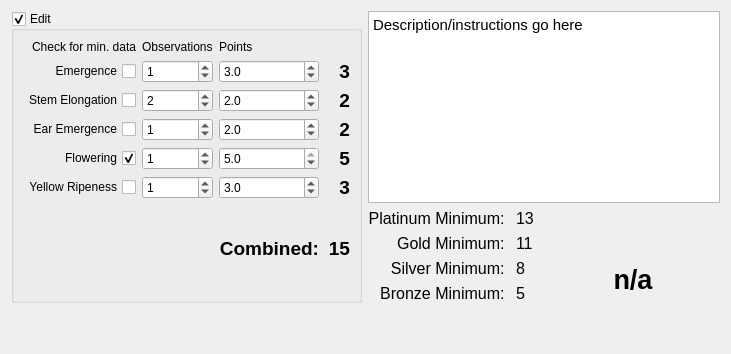
      <widget class="QWidget" name="tabPhenology">
       <attribute name="title">
        <string>Phenology</string>
       </attribute>
       <layout class="QGridLayout" name="gridLayout_22">
        <item row="0" column="0" rowspan="3">
         <widget class="QGroupBox" name="gbxPhenology">
          <property name="sizePolicy">
           <sizepolicy hsizetype="Preferred" vsizetype="Preferred">
            <horstretch>0</horstretch>
            <verstretch>0</verstretch>
           </sizepolicy>
          </property>
          <property name="title">
           <string>Edit</string>
          </property>
          <property name="checkable">
           <bool>true</bool>
          </property>
          <property name="checked">
           <bool>true</bool>
          </property>
          <layout class="QGridLayout" name="gridLayout_9">
           <item row="0" column="0">
            <widget class="QLabel" name="lblMgmtMinData_2">
             <property name="font">
              <font>
               <pointsize>9</pointsize>
              </font>
             </property>
             <property name="text">
              <string>Check for min. data</string>
             </property>
             <property name="alignment">
              <set>Qt::AlignRight|Qt::AlignTrailing|Qt::AlignVCenter</set>
             </property>
            </widget>
           </item>
           <item row="0" column="1">
            <widget class="QLabel" name="lblMgmtObservations_2">
             <property name="sizePolicy">
              <sizepolicy hsizetype="Preferred" vsizetype="Fixed">
               <horstretch>0</horstretch>
               <verstretch>0</verstretch>
              </sizepolicy>
             </property>
             <property name="font">
              <font>
               <pointsize>9</pointsize>
              </font>
             </property>
             <property name="text">
              <string>Observations</string>
             </property>
            </widget>
           </item>
           <item row="0" column="2">
            <widget class="QLabel" name="lblMgmtPoints_2">
             <property name="font">
              <font>
               <pointsize>9</pointsize>
              </font>
             </property>
             <property name="text">
              <string>Points</string>
             </property>
            </widget>
           </item>
           <item row="1" column="0">
            <widget class="QCheckBox" name="chbxEmergencePhenology">
             <property name="toolTip">
              <string>&lt;html&gt;&lt;head/&gt;&lt;body&gt;&lt;p&gt;Check if Minimum Data&lt;/p&gt;&lt;/body&gt;&lt;/html&gt;</string>
             </property>
             <property name="layoutDirection">
              <enum>Qt::RightToLeft</enum>
             </property>
             <property name="text">
              <string>Emergence</string>
             </property>
             <property name="tristate">
              <bool>false</bool>
             </property>
            </widget>
           </item>
           <item row="1" column="1">
            <widget class="QSpinBox" name="sbEmergenceObsPhenology">
             <property name="toolTip">
              <string>&lt;html&gt;&lt;head/&gt;&lt;body&gt;&lt;p&gt;Number of observations&lt;/p&gt;&lt;/body&gt;&lt;/html&gt;</string>
             </property>
             <property name="value">
              <number>1</number>
             </property>
            </widget>
           </item>
           <item row="1" column="2">
            <widget class="QDoubleSpinBox" name="dsbEmergenceWeightPhenology">
             <property name="decimals">
              <number>1</number>
             </property>
             <property name="maximum">
              <double>5.000000000000000</double>
             </property>
             <property name="singleStep">
              <double>0.500000000000000</double>
             </property>
             <property name="value">
              <double>3.000000000000000</double>
             </property>
            </widget>
           </item>
           <item row="1" column="3">
            <widget class="QLabel" name="lblEmergenceRatingPhenology">
             <property name="minimumSize">
              <size>
               <width>25</width>
               <height>0</height>
              </size>
             </property>
             <property name="font">
              <font>
               <pointsize>14</pointsize>
               <weight>75</weight>
               <bold>true</bold>
              </font>
             </property>
             <property name="text">
              <string>3</string>
             </property>
             <property name="alignment">
              <set>Qt::AlignRight|Qt::AlignTrailing|Qt::AlignVCenter</set>
             </property>
            </widget>
           </item>
           <item row="2" column="0">
            <widget class="QCheckBox" name="chbxStemElongationPhenology">
             <property name="toolTip">
              <string>&lt;html&gt;&lt;head/&gt;&lt;body&gt;&lt;p&gt;Check if Minimum Data&lt;/p&gt;&lt;/body&gt;&lt;/html&gt;</string>
             </property>
             <property name="layoutDirection">
              <enum>Qt::RightToLeft</enum>
             </property>
             <property name="text">
              <string>Stem Elongation</string>
             </property>
            </widget>
           </item>
           <item row="2" column="1">
            <widget class="QSpinBox" name="sbStemElongationObsPhenology">
             <property name="toolTip">
              <string>&lt;html&gt;&lt;head/&gt;&lt;body&gt;&lt;p&gt;Number of observations&lt;/p&gt;&lt;/body&gt;&lt;/html&gt;</string>
             </property>
             <property name="value">
              <number>2</number>
             </property>
            </widget>
           </item>
           <item row="2" column="2">
            <widget class="QDoubleSpinBox" name="dsbStemElongationWeightPhenology">
             <property name="decimals">
              <number>1</number>
             </property>
             <property name="maximum">
              <double>5.000000000000000</double>
             </property>
             <property name="singleStep">
              <double>0.500000000000000</double>
             </property>
             <property name="value">
              <double>2.000000000000000</double>
             </property>
            </widget>
           </item>
           <item row="2" column="3">
            <widget class="QLabel" name="lblStemElongationRatingPhenology">
             <property name="minimumSize">
              <size>
               <width>25</width>
               <height>0</height>
              </size>
             </property>
             <property name="font">
              <font>
               <pointsize>14</pointsize>
               <weight>75</weight>
               <bold>true</bold>
              </font>
             </property>
             <property name="text">
              <string>2</string>
             </property>
             <property name="alignment">
              <set>Qt::AlignRight|Qt::AlignTrailing|Qt::AlignVCenter</set>
             </property>
            </widget>
           </item>
           <item row="3" column="0">
            <widget class="QCheckBox" name="chbxEarEmergencePhenology">
             <property name="toolTip">
              <string>&lt;html&gt;&lt;head/&gt;&lt;body&gt;&lt;p&gt;Check if Minimum Data&lt;/p&gt;&lt;/body&gt;&lt;/html&gt;</string>
             </property>
             <property name="layoutDirection">
              <enum>Qt::RightToLeft</enum>
             </property>
             <property name="text">
              <string>Ear Emergence</string>
             </property>
            </widget>
           </item>
           <item row="3" column="1">
            <widget class="QSpinBox" name="sbEarEmergenceObsPhenology">
             <property name="toolTip">
              <string>&lt;html&gt;&lt;head/&gt;&lt;body&gt;&lt;p&gt;Number of observations&lt;/p&gt;&lt;/body&gt;&lt;/html&gt;</string>
             </property>
             <property name="value">
              <number>1</number>
             </property>
            </widget>
           </item>
           <item row="3" column="2">
            <widget class="QDoubleSpinBox" name="dsbEarEmergenceWeightPhenology">
             <property name="decimals">
              <number>1</number>
             </property>
             <property name="maximum">
              <double>5.000000000000000</double>
             </property>
             <property name="singleStep">
              <double>0.500000000000000</double>
             </property>
             <property name="value">
              <double>2.000000000000000</double>
             </property>
            </widget>
           </item>
           <item row="3" column="3">
            <widget class="QLabel" name="lblEarEmergenceRatingPhenology">
             <property name="minimumSize">
              <size>
               <width>25</width>
               <height>0</height>
              </size>
             </property>
             <property name="font">
              <font>
               <pointsize>14</pointsize>
               <weight>75</weight>
               <bold>true</bold>
              </font>
             </property>
             <property name="text">
              <string>2</string>
             </property>
             <property name="alignment">
              <set>Qt::AlignRight|Qt::AlignTrailing|Qt::AlignVCenter</set>
             </property>
            </widget>
           </item>
           <item row="4" column="0">
            <widget class="QCheckBox" name="chbxFloweringPhenology">
             <property name="toolTip">
              <string>&lt;html&gt;&lt;head/&gt;&lt;body&gt;&lt;p&gt;Check if Minimum Data&lt;/p&gt;&lt;/body&gt;&lt;/html&gt;</string>
             </property>
             <property name="layoutDirection">
              <enum>Qt::RightToLeft</enum>
             </property>
             <property name="text">
              <string>Flowering</string>
             </property>
             <property name="checked">
              <bool>true</bool>
             </property>
            </widget>
           </item>
           <item row="4" column="1">
            <widget class="QSpinBox" name="sbFloweringObsPhenology">
             <property name="toolTip">
              <string>&lt;html&gt;&lt;head/&gt;&lt;body&gt;&lt;p&gt;Number of observations&lt;/p&gt;&lt;/body&gt;&lt;/html&gt;</string>
             </property>
             <property name="value">
              <number>1</number>
             </property>
            </widget>
           </item>
           <item row="4" column="2">
            <widget class="QDoubleSpinBox" name="dsbFloweringWeightPhenology">
             <property name="decimals">
              <number>1</number>
             </property>
             <property name="maximum">
              <double>5.000000000000000</double>
             </property>
             <property name="singleStep">
              <double>0.500000000000000</double>
             </property>
             <property name="value">
              <double>5.000000000000000</double>
             </property>
            </widget>
           </item>
           <item row="4" column="3">
            <widget class="QLabel" name="lblFloweringRatingPhenology">
             <property name="minimumSize">
              <size>
               <width>25</width>
               <height>0</height>
              </size>
             </property>
             <property name="font">
              <font>
               <pointsize>14</pointsize>
               <weight>75</weight>
               <bold>true</bold>
              </font>
             </property>
             <property name="text">
              <string>5</string>
             </property>
             <property name="alignment">
              <set>Qt::AlignRight|Qt::AlignTrailing|Qt::AlignVCenter</set>
             </property>
            </widget>
           </item>
           <item row="5" column="0">
            <widget class="QCheckBox" name="chbxYellowRipenessPhenology">
             <property name="toolTip">
              <string>&lt;html&gt;&lt;head/&gt;&lt;body&gt;&lt;p&gt;Check if Minimum Data&lt;/p&gt;&lt;/body&gt;&lt;/html&gt;</string>
             </property>
             <property name="layoutDirection">
              <enum>Qt::RightToLeft</enum>
             </property>
             <property name="text">
              <string>Yellow Ripeness</string>
             </property>
            </widget>
           </item>
           <item row="5" column="1">
            <widget class="QSpinBox" name="sbYellowRipenessObsPhenology">
             <property name="toolTip">
              <string>&lt;html&gt;&lt;head/&gt;&lt;body&gt;&lt;p&gt;Number of observations&lt;/p&gt;&lt;/body&gt;&lt;/html&gt;</string>
             </property>
             <property name="value">
              <number>1</number>
             </property>
            </widget>
           </item>
           <item row="5" column="2">
            <widget class="QDoubleSpinBox" name="dsbYellowRipenessWeightPhenology">
             <property name="decimals">
              <number>1</number>
             </property>
             <property name="maximum">
              <double>5.000000000000000</double>
             </property>
             <property name="singleStep">
              <double>0.500000000000000</double>
             </property>
             <property name="value">
              <double>3.000000000000000</double>
             </property>
            </widget>
           </item>
           <item row="5" column="3">
            <widget class="QLabel" name="lblYellowRipenessRatingPhenology">
             <property name="minimumSize">
              <size>
               <width>25</width>
               <height>0</height>
              </size>
             </property>
             <property name="font">
              <font>
               <pointsize>14</pointsize>
               <weight>75</weight>
               <bold>true</bold>
              </font>
             </property>
             <property name="text">
              <string>3</string>
             </property>
             <property name="alignment">
              <set>Qt::AlignRight|Qt::AlignTrailing|Qt::AlignVCenter</set>
             </property>
            </widget>
           </item>
           <item row="6" column="2">
            <widget class="QLabel" name="lblCombinedPhenology">
             <property name="font">
              <font>
               <pointsize>14</pointsize>
               <weight>75</weight>
               <bold>true</bold>
              </font>
             </property>
             <property name="text">
              <string>Combined:</string>
             </property>
             <property name="alignment">
              <set>Qt::AlignRight|Qt::AlignTrailing|Qt::AlignVCenter</set>
             </property>
            </widget>
           </item>
           <item row="6" column="3">
            <widget class="QLabel" name="lblCombinedTotalPhenology">
             <property name="minimumSize">
              <size>
               <width>25</width>
               <height>0</height>
              </size>
             </property>
             <property name="font">
              <font>
               <pointsize>14</pointsize>
               <weight>75</weight>
               <bold>true</bold>
              </font>
             </property>
             <property name="text">
              <string>15</string>
             </property>
             <property name="alignment">
              <set>Qt::AlignRight|Qt::AlignTrailing|Qt::AlignVCenter</set>
             </property>
            </widget>
           </item>
          </layout>
         </widget>
        </item>
        <item row="0" column="1" colspan="4">
         <widget class="QTextBrowser" name="txbrPhenology">
          <property name="html">
           <string>&lt;!DOCTYPE HTML PUBLIC &quot;-//W3C//DTD HTML 4.0//EN&quot; &quot;http://www.w3.org/TR/REC-html40/strict.dtd&quot;&gt;
&lt;html&gt;&lt;head&gt;&lt;meta name=&quot;qrichtext&quot; content=&quot;1&quot; /&gt;&lt;style type=&quot;text/css&quot;&gt;
p, li { white-space: pre-wrap; }
&lt;/style&gt;&lt;/head&gt;&lt;body style=&quot; font-family:'.Lucida Grande UI'; font-size:11pt; font-weight:400; font-style:normal;&quot;&gt;
&lt;p style=&quot; margin-top:0px; margin-bottom:0px; margin-left:0px; margin-right:0px; -qt-block-indent:0; text-indent:0px;&quot;&gt;Description/instructions go here&lt;/p&gt;&lt;/body&gt;&lt;/html&gt;</string>
          </property>
         </widget>
        </item>
        <item row="1" column="1" rowspan="2">
         <layout class="QGridLayout" name="gridLayoutPhenologyRankLevels">
          <item row="0" column="0">
           <widget class="QLabel" name="lblPhenologyPlatinumMin">
            <property name="font">
             <font>
              <pointsize>12</pointsize>
             </font>
            </property>
            <property name="text">
             <string>Platinum Minimum: </string>
            </property>
            <property name="alignment">
             <set>Qt::AlignRight|Qt::AlignTrailing|Qt::AlignVCenter</set>
            </property>
            <property name="margin">
             <number>0</number>
            </property>
            <property name="indent">
             <number>0</number>
            </property>
           </widget>
          </item>
          <item row="0" column="1">
           <widget class="QLabel" name="lblPhenologyPlatinumMinVal">
            <property name="minimumSize">
             <size>
              <width>25</width>
              <height>0</height>
             </size>
            </property>
            <property name="font">
             <font>
              <pointsize>12</pointsize>
             </font>
            </property>
            <property name="text">
             <string>13</string>
            </property>
            <property name="alignment">
             <set>Qt::AlignLeading|Qt::AlignLeft|Qt::AlignVCenter</set>
            </property>
            <property name="margin">
             <number>-1</number>
            </property>
            <property name="indent">
             <number>1</number>
            </property>
           </widget>
          </item>
          <item row="1" column="0">
           <widget class="QLabel" name="lblPhenologyGoldMin">
            <property name="font">
             <font>
              <pointsize>12</pointsize>
             </font>
            </property>
            <property name="text">
             <string>Gold Minimum: </string>
            </property>
            <property name="alignment">
             <set>Qt::AlignRight|Qt::AlignTrailing|Qt::AlignVCenter</set>
            </property>
            <property name="margin">
             <number>0</number>
            </property>
            <property name="indent">
             <number>0</number>
            </property>
           </widget>
          </item>
          <item row="1" column="1">
           <widget class="QLabel" name="lblPhenologyGoldMinVal">
            <property name="minimumSize">
             <size>
              <width>25</width>
              <height>0</height>
             </size>
            </property>
            <property name="font">
             <font>
              <pointsize>12</pointsize>
             </font>
            </property>
            <property name="text">
             <string>11</string>
            </property>
            <property name="alignment">
             <set>Qt::AlignLeading|Qt::AlignLeft|Qt::AlignVCenter</set>
            </property>
            <property name="margin">
             <number>-1</number>
            </property>
            <property name="indent">
             <number>1</number>
            </property>
           </widget>
          </item>
          <item row="2" column="0">
           <widget class="QLabel" name="lblPhenologySilverMin">
            <property name="font">
             <font>
              <pointsize>12</pointsize>
             </font>
            </property>
            <property name="text">
             <string>Silver Minimum: </string>
            </property>
            <property name="alignment">
             <set>Qt::AlignRight|Qt::AlignTrailing|Qt::AlignVCenter</set>
            </property>
            <property name="margin">
             <number>0</number>
            </property>
            <property name="indent">
             <number>0</number>
            </property>
           </widget>
          </item>
          <item row="2" column="1">
           <widget class="QLabel" name="lblPhenologySilverMinVal">
            <property name="minimumSize">
             <size>
              <width>25</width>
              <height>0</height>
             </size>
            </property>
            <property name="font">
             <font>
              <pointsize>12</pointsize>
             </font>
            </property>
            <property name="text">
             <string>8</string>
            </property>
            <property name="alignment">
             <set>Qt::AlignLeading|Qt::AlignLeft|Qt::AlignVCenter</set>
            </property>
            <property name="margin">
             <number>-1</number>
            </property>
            <property name="indent">
             <number>1</number>
            </property>
           </widget>
          </item>
          <item row="3" column="0">
           <widget class="QLabel" name="lblPhenologyBronzeMin">
            <property name="font">
             <font>
              <pointsize>12</pointsize>
             </font>
            </property>
            <property name="text">
             <string>Bronze Minimum: </string>
            </property>
            <property name="alignment">
             <set>Qt::AlignRight|Qt::AlignTrailing|Qt::AlignVCenter</set>
            </property>
            <property name="margin">
             <number>0</number>
            </property>
            <property name="indent">
             <number>0</number>
            </property>
           </widget>
          </item>
          <item row="3" column="1">
           <widget class="QLabel" name="lblPhenologyBronzeMinVal">
            <property name="minimumSize">
             <size>
              <width>25</width>
              <height>0</height>
             </size>
            </property>
            <property name="font">
             <font>
              <pointsize>12</pointsize>
             </font>
            </property>
            <property name="text">
             <string>5</string>
            </property>
            <property name="alignment">
             <set>Qt::AlignLeading|Qt::AlignLeft|Qt::AlignVCenter</set>
            </property>
            <property name="margin">
             <number>-1</number>
            </property>
            <property name="indent">
             <number>1</number>
            </property>
           </widget>
          </item>
         </layout>
        </item>
        <item row="1" column="2">
         <spacer name="horizontalSpacerPhenologyLeftRankLabel">
          <property name="orientation">
           <enum>Qt::Horizontal</enum>
          </property>
          <property name="sizeHint" stdset="0">
           <size>
            <width>61</width>
            <height>17</height>
           </size>
          </property>
         </spacer>
        </item>
        <item row="1" column="3">
         <widget class="QLabel" name="lblMedalPhenology">
          <property name="minimumSize">
           <size>
            <width>40</width>
            <height>40</height>
           </size>
          </property>
          <property name="maximumSize">
           <size>
            <width>40</width>
            <height>40</height>
           </size>
          </property>
          <property name="baseSize">
           <size>
            <width>20</width>
            <height>60</height>
           </size>
          </property>
          <property name="lineWidth">
           <number>0</number>
          </property>
          <property name="text">
           <string/>
          </property>
          <property name="scaledContents">
           <bool>true</bool>
          </property>
          <property name="alignment">
           <set>Qt::AlignJustify|Qt::AlignVCenter</set>
          </property>
         </widget>
        </item>
        <item row="1" column="4">
         <spacer name="horizontalSpacerPhenologyRightRankLabel">
          <property name="orientation">
           <enum>Qt::Horizontal</enum>
          </property>
          <property name="sizeHint" stdset="0">
           <size>
            <width>61</width>
            <height>17</height>
           </size>
          </property>
         </spacer>
        </item>
        <item row="3" column="0" colspan="5">
         <spacer name="verticalSpacerPhenology">
          <property name="orientation">
           <enum>Qt::Vertical</enum>
          </property>
          <property name="sizeHint" stdset="0">
           <size>
            <width>20</width>
            <height>40</height>
           </size>
          </property>
         </spacer>
        </item>
        <item row="2" column="2" colspan="3">
         <widget class="QLabel" name="lblRankingPhenology">
          <property name="font">
           <font>
            <pointsize>20</pointsize>
            <weight>75</weight>
            <bold>true</bold>
           </font>
          </property>
          <property name="text">
           <string>n/a</string>
          </property>
          <property name="alignment">
           <set>Qt::AlignCenter</set>
          </property>
         </widget>
        </item>
       </layout>
      </widget>
